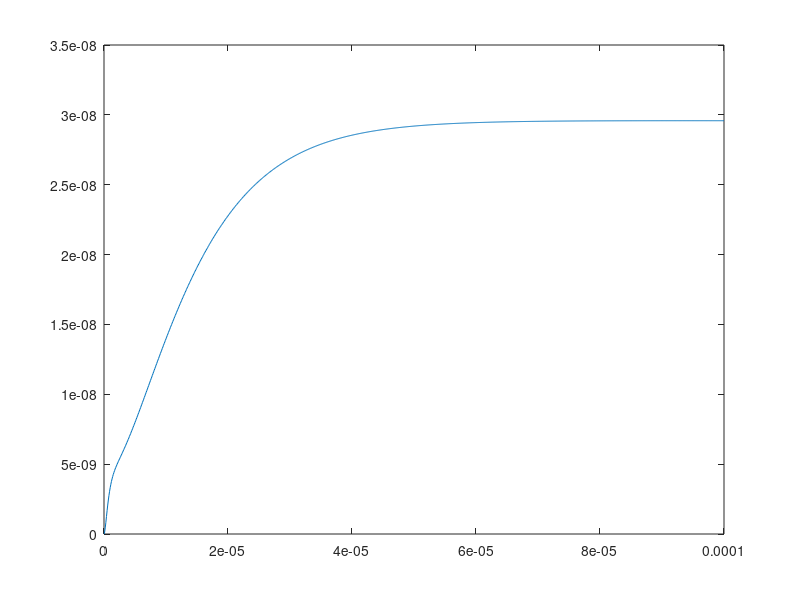

Write the MATLAB code that produced this figure.
function calka()
    R1 = 30;
    R2 = 10;
    C1 = 0.1e-6;
    C2 = 0.2e-6;
    RL = 1e8;
    h = 1e-7;
    t = [ 0 : h : 1e-4]; 
    freq = 50;
    
    e = @(t) sin(2*pi*t*freq);
    dy = @(t,y) ...
        [  1/C1 * ( (e(t) - y(1) - y(2))/R2 + (e(t) - y(1))/R1 )
           1/C2 * ( (e(t) - y(1) - y(2))/R2 - y(2)/RL ) ];
    u = euler(t, h, dy);
    
    %obliczanie wartości P ze wzoru
    for i=1 : length(t)
        dP(i) = (e(t(i))-u(1,i))^2/R1 + (e(t(i))-u(1,i)-u(2,i))^2/R2;
    end
    plot(t,dP);
    
    %złożona metoda prostokatów lewych

    prostokat = dP(1:end-1) * h;
    prostokaty = sum(prostokat)
    
    %złożona metoda parabol (Simpsona)
    for i = 1 : 2 : length(t)-2
        simpson((i + 1) / 2) = h/3*(dP(i)+4*dP(i+1)+dP(i+2));
    end
    parabole = sum(simpson)
end



function y = euler(t,h,f)
    y = [0 0]';
    for i = 1 : length(t)-1
       y(:, i+1) = y(:, i) + h * f(t(i), y(:, i));
    end
end